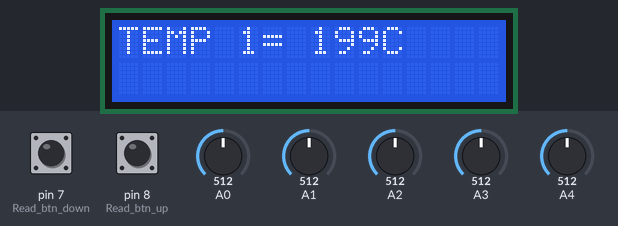
Simulated run of this sketch. Board: Arduino Uno, built with avr-gcc and run on an emulated ATmega328P. On the bench: 16×2 character LCD. Inputs (shaded band) come from the test bench; at power-on: pin 7 (Read_btn_down) LOW, pin 8 (Read_btn_up) LOW, A2 = 512, A0 = 512, A1 = 512, A3 = 512, A4 = 512.

Above: at 1.2 s.
1.3 s: pin 7 (Read_btn_down) pulled HIGH for 1 s
At 1.49 s:
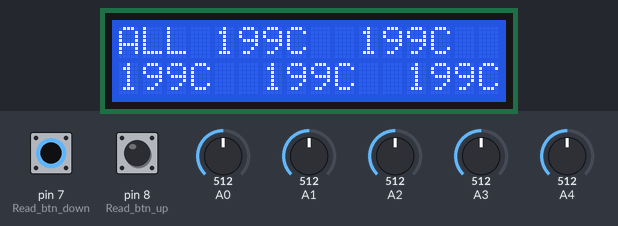
3.8 s: pin 8 (Read_btn_up) pulled HIGH for 3.2 s
At 4.8 s:
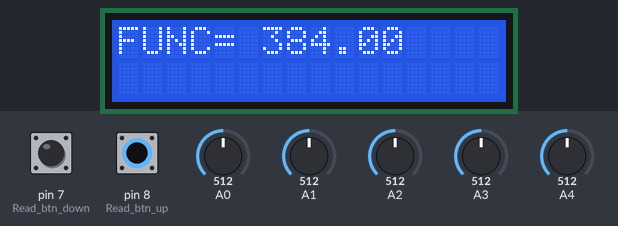
8.5 s: A2 set to 716
At 9.8 s:
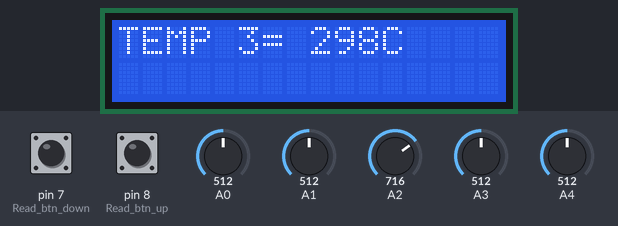
10.1 s: A2 set to 992
At 10.8 s:
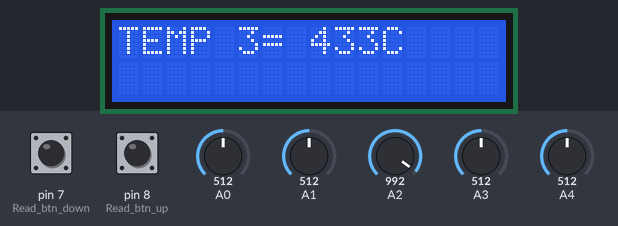
11.6 s: pin 7 (Read_btn_down) pulled HIGH for 1 s
At 12.36 s:
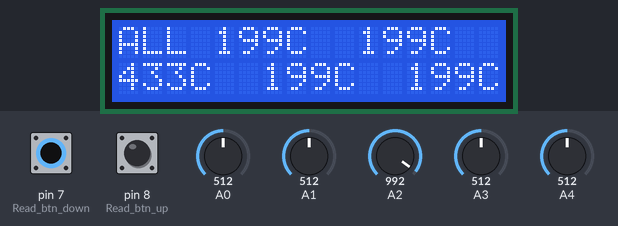
14.1 s: A0 set to 716
At 15.1 s:
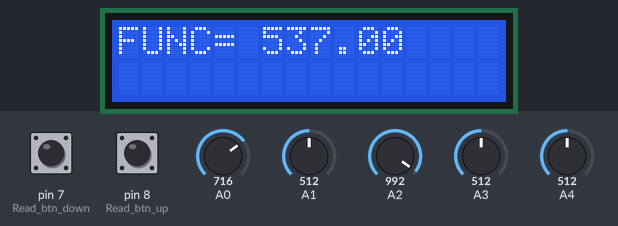
Timing chart, 0 to 16.7 s (numbered marks = the images above; inputs shaded):
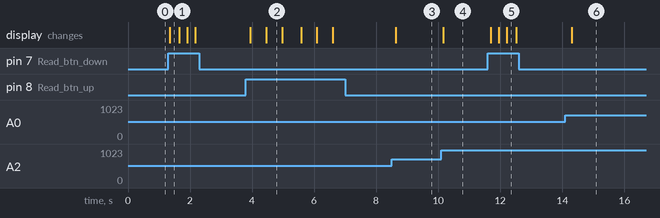

Measured:
- after the input at 1.3 s, the display: changes after 0.05 s (image 1)
- after the input at 3.8 s, the display: first changes after 0.14 s (image 2 shows a later state)
- after the input at 8.5 s, the display: changes after 0.14 s (image 3)
- after the input at 10.1 s, the display: changes after 0.07 s (image 4)
- after the input at 11.6 s, the display: first changes after 0.09 s (image 5 shows a later state)
- after the input at 14.1 s, the display: changes after 0.20 s (image 6)
- what the display in image 2 shows lasts 0.5 s, from 4.5 s to 5.0 s

The sketch:

daring_kasi1__1_.ino
```cpp
//Подключение библиотеки для дисплея
#include <LiquidCrystal.h>


//Инициализация подключеных входов в дисплей
LiquidCrystal LCD(12, 11, 5, 4, 3, 2);

//Аналоговые входа - инициализация(Мониторинг температуры)
float Temperature_1;
int Temperature_2;
int Temperature_3;
int Temperature_4;
int Temperature_5;

//Дискретные сигналы - инициализация(Управляющие кнопки)
byte Read_btn_up = 8;
byte Read_btn_down = 7;
byte btn_up;
byte btn_down;

//Счетчик
int count = 1;

//Переменные для реализация нажатия без дребезга
bool flag_1 = false;
unsigned long last_press;

//Переменная для расчёта значения 75%
float member = 0.0;


void setup()
{
  Serial.begin(9600);

  //Настройка дисплея - число столбцов и строк
  LCD.begin(16, 2);
  //Инициализация кнопок как входов
  pinMode(btn_up, INPUT);
  pinMode(btn_down, INPUT);


}

void loop()
{
  //Чтение с аналоговых входов
  Temperature_1 = analogRead(A0);
  Temperature_2 = analogRead(A1);
  Temperature_3 = analogRead(A2);
  Temperature_4 = analogRead(A3);
  Temperature_5 = analogRead(A4);

  //Чтение дискретных сигналов
  btn_up = digitalRead(Read_btn_up);
  btn_down = digitalRead(Read_btn_down);

  //Вызов функии для кнопок
  Function_btn(btn_up);
  Function_btn(btn_down);

  //Счетчик для переключения отображения
  if (flag_1 == HIGH && btn_up)
  {
    count++;
  }
  else if (flag_1 == HIGH && btn_down)
  {
    count--;
  }

  //сброс счетчика
  if (count > 8)
  {
    count = 1;
  }
  else if(count < 0)
  {
    count = 8;
  }


  //Вызов функции для температуры

  int tmp_1 = Function_temperature(Temperature_1);
  int tmp_2 = Function_temperature(Temperature_2);
  int tmp_3 = Function_temperature(Temperature_3);
  int tmp_4 = Function_temperature(Temperature_4);
  int tmp_5 = Function_temperature(Temperature_5);


//Вывод определного окна с результатом
  switch (count)
  {
    case 1:
      LCD.clear();
  	  LCD.setCursor(0,0);
  	  LCD.print("TEMP 1= ");
  	  LCD.print(tmp_1);
  	  LCD.print("C");
      delay(250);
      break;
    case 2:
      LCD.clear();
  	  LCD.setCursor(0,0);
  	  LCD.print("TEMP 2= ");
  	  LCD.print(tmp_2);
  	  LCD.print("C");
  	  delay(250);
      break;
    case 3:
      LCD.clear();
  	  LCD.setCursor(0,0);
  	  LCD.print("TEMP 3= ");
  	  LCD.print(tmp_3);
  	  LCD.print("C");
      delay(250);
      break;
    case 4:
      LCD.clear();
  	  LCD.setCursor(0,0);
  	  LCD.print("TEMP 4= ");
  	  LCD.print(tmp_4);
  	  LCD.print("C");
      delay(250);
      break;
    case 5:
      LCD.clear();
  	  LCD.setCursor(0,0);
  	  LCD.print("TEMP 5= ");
  	  LCD.print(tmp_5);
  	  LCD.print("C");
      delay(250);
      break;
    case 6:
      LCD.clear();
      member = (Temperature_1/4)*3;
  	  LCD.setCursor(0,0);
  	  LCD.print("FUNC= ");
  	  LCD.print(member);
      delay(250);
      break;
    case 7:
      LCD.clear();
  	  LCD.setCursor(0,0);
  	  LCD.print("ALL");
      LCD.setCursor(4,0);
      LCD.print(tmp_1);
      LCD.print("C");
      LCD.setCursor(10,0);
      LCD.print(tmp_2);
      LCD.print("C");
      LCD.setCursor(0,1);
      LCD.print(tmp_3);
      LCD.print("C");
      LCD.setCursor(6,1);
      LCD.print(tmp_4);
      LCD.print("C");
      LCD.setCursor(12,1);
      LCD.print(tmp_5);
      LCD.print("C");
      delay(300);
      break;

  }
}
//Защита от дребезга контактов кнопки
void Function_btn(bool btn)
{
  if (btn == 1 && flag_1 == 0 && millis() - last_press > 100)
  {
    flag_1 = 1;
    last_press = millis();
  }

  if (btn == 0 && flag_1 == 1 && millis() - last_press > 100)
  {
    flag_1 = 0;
  }
}
//Расчет температур от аналоговых сигналов с датчика ТМР
float Function_temperature(float tmp)
{
  float temp=0.0;
  float voltage = 0.0;
  voltage = (tmp * 0.004882814);
  return temp = (voltage - 0.508) * 100.0;
  delay(50);
}
```
